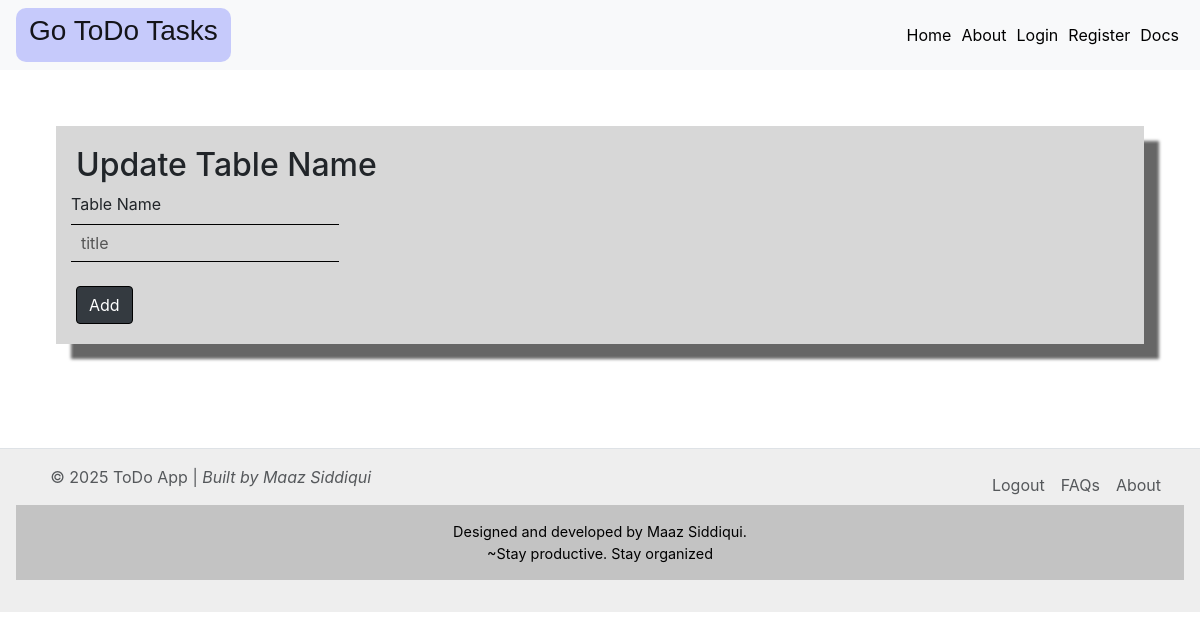
/edit-table/2 (signed in), run on an earlier commit of the app's database.
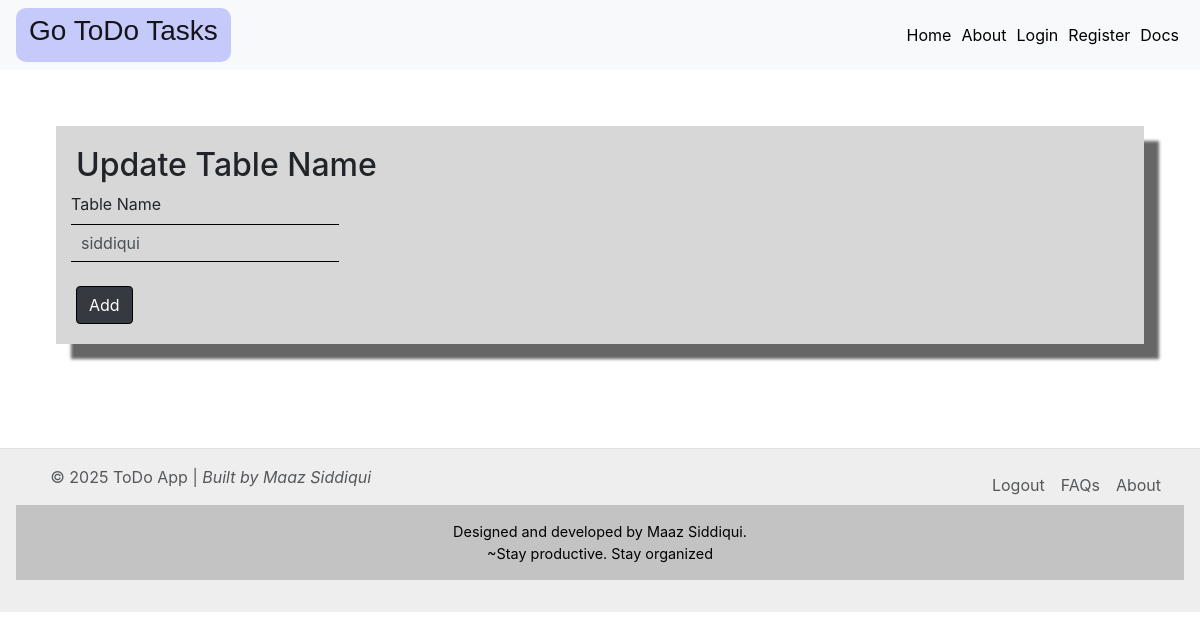
And on a later commit of the database.
### app.py (models this page shows)
class ALL_TABLE_LIST(db.Model):
    __tablename__ = 'All_Table_List'
    id = db.Column(db.Integer, primary_key=True)
    user_email = db.Column(db.String(200), nullable=False)
    table_name = db.Column(db.String(200), nullable=False)

### app.py (the view)
@app.route('/edit-table/<int:id>',methods=["GET","POST"])
@login_required
def edit_table(id):
    new_table = ALL_TABLE_LIST.query.filter_by(id=id).first()
    if request.method == 'POST':
        name = request.form.get('title')
        new_table.table_name = name
        db.session.commit()
        return redirect(url_for('home'))
    return render_template('edit_table.html',t=new_table)

### app.py (called while the page is built)
@login_manager.user_loader
def load_user(user_id):
    return USER_DATABASE.query.get(int(user_id))

### templates/edit_table.html
{% extends 'base.html' %} {% block title %}ToDo Web App{% endblock %} {% block
body %}
<div class="container-02">
  <form action="/edit-table/{{t.id}}" method="POST">
    <h2>Update Table Name</h2>
    <div class="form-row">
      <div czlass="form-group col-md-6">
        <label for="title">Table Name</label>
        <input
          required
          type="text"
          class="form-control"
          name="title"
          id="title"
          placeholder="title"
          value="{{t.table_name }}"
        />
      </div>
    </div>
    <br>
    <button type="submit" class="btn btn-dark mr-2">Add</button>
  </form>
</div>
{% endblock %}

What changed in the data, as far as the page shows it:
added ALL_TABLE_LIST: title "siddiqui"
